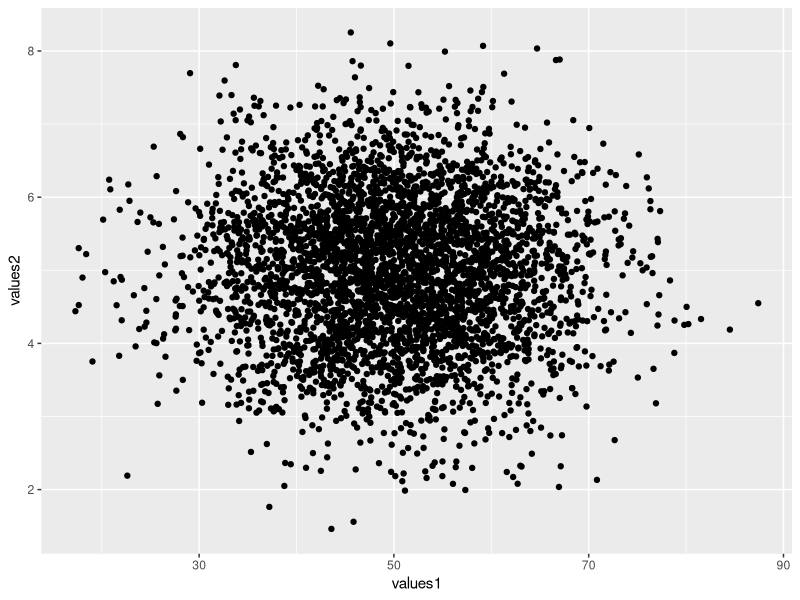
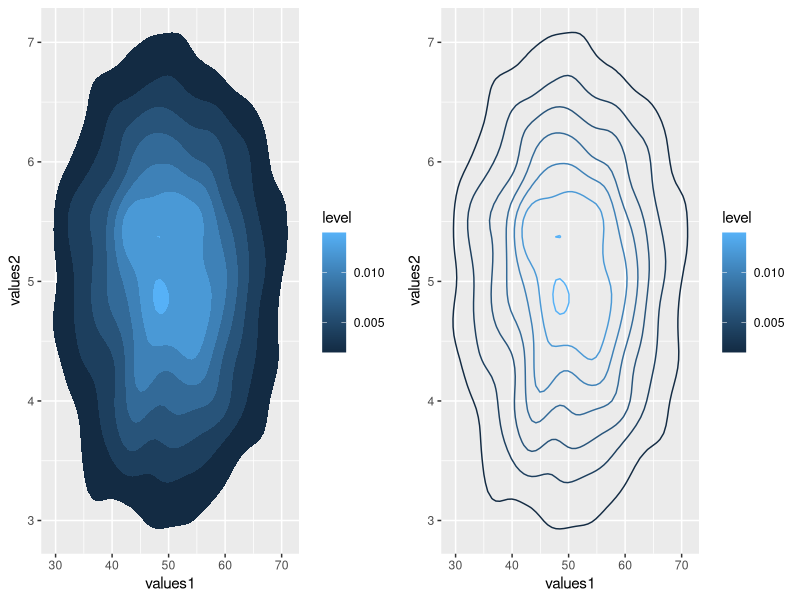
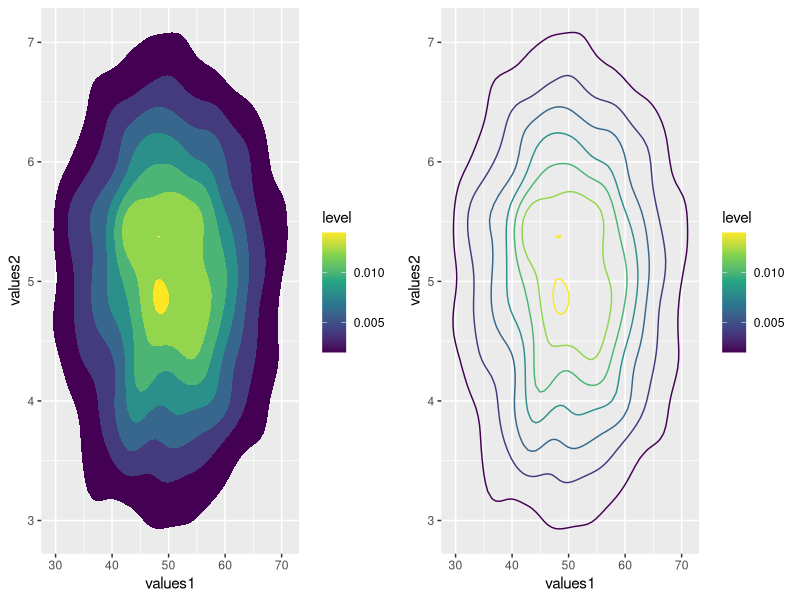
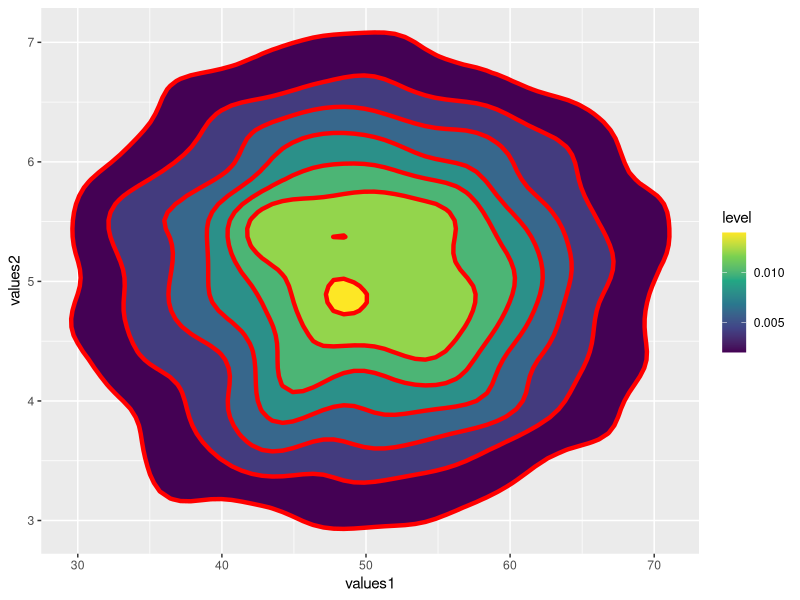
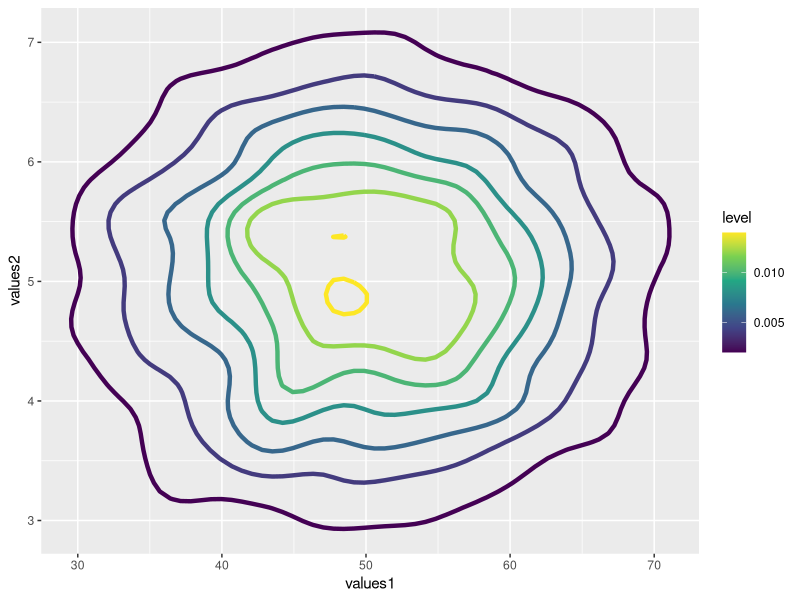

R code for these plots, in order:
## ---- chunk 1
knitr::opts_chunk$set(echo = TRUE, fig.align='center')

# title: Creating a 2D density plot
# author: jonathan
# revised: 20/2/2020 

WEB <- c("https://bioceed.uib.no/dropfolder/bioSTATS/Rmd/Basic/Visualizing/Simple/2D-density.html")
GIT <- c("https://github.com/jonathansoule/biostats/blob/master/Basic/Visualizing/Simple/2D-density.Rmd")
library(ggplot2)
library(gridExtra)
## ---- chunk 2
# variable 1
values1 <- rnorm(4000, mean=50, sd=10)
# variable 2
values2 <- rnorm(4000, mean=5, sd=1)
# dataframe
df <- data.frame(values1, values2)
## ---- chunk 3
ggplot(df, aes(values1, values2)) +
  geom_point()
## ---- chunk 4
grid.arrange(
  ggplot(df, aes(values1, values2)) +                         # left plot with stat_density_2d
    stat_density_2d(aes(fill = ..level..), geom = "polygon"), 
  ggplot(df, aes(values1, values2)) +                         # right plot with geom_density_2d
    geom_density_2d(aes(color = ..level..)),
  ncol=2)
## ---- chunk 5
grid.arrange(
  ggplot(df, aes(values1, values2)) +                         # left plot with stat_density_2d
    stat_density_2d(aes(fill = ..level..), geom = "polygon") +
    scale_fill_viridis_c(), 
  ggplot(df, aes(values1, values2)) +                         # right plot with geom_density_2d
    geom_density_2d(aes(color = ..level..)) +
    scale_color_viridis_c(),
  ncol=2)
## ---- chunk 6
ggplot(df, aes(values1, values2)) +
  stat_density_2d(aes(fill = ..level..), geom = "polygon", colour="red", size = 1.5) +
  scale_fill_viridis_c()
## ---- chunk 7
ggplot(df, aes(values1, values2)) +
  geom_density_2d(aes(color = ..level..), size=1.5) +
  scale_color_viridis_c()
